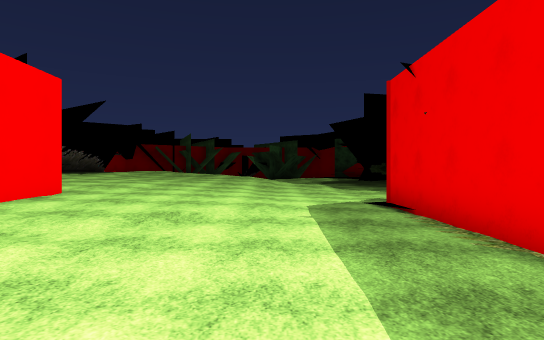
[1] (above)

16 first-person views from a walk through a scene from a Unity 3-D project. The camera is 1.5 m above the floor, looks level and sees 75° across. The floor is counted in squares, 2 m on a side. Each view is taken from the middle of a square. On the plan, view 1 faces up. The plan holds only what a view shows up to about 11 squares ahead; the rest is blank. The place goes on beyond the plan. The player is left out. Some surface patterns are stand-ins.

[2]
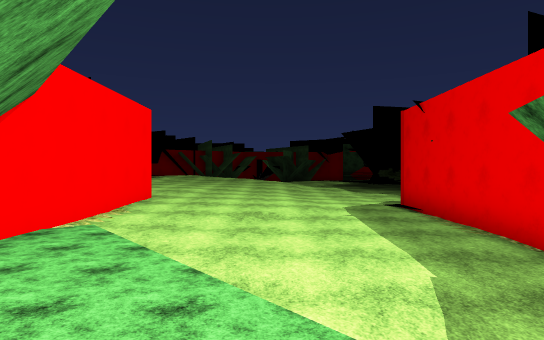

[3]
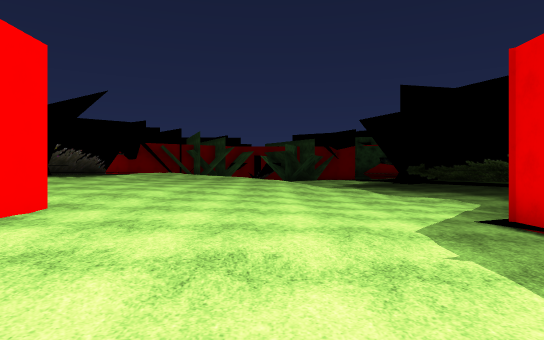

[4]
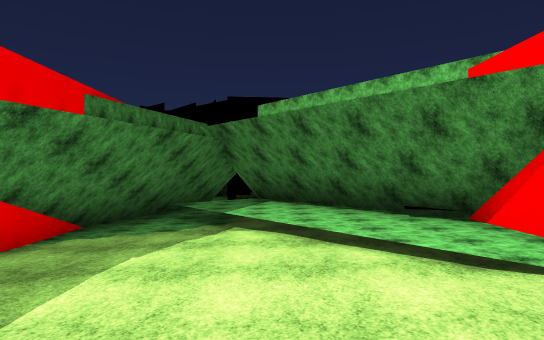

[5]
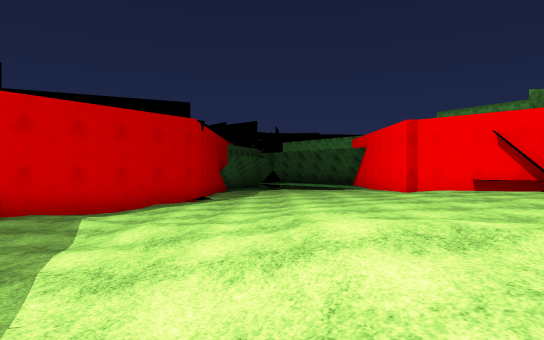

[6]
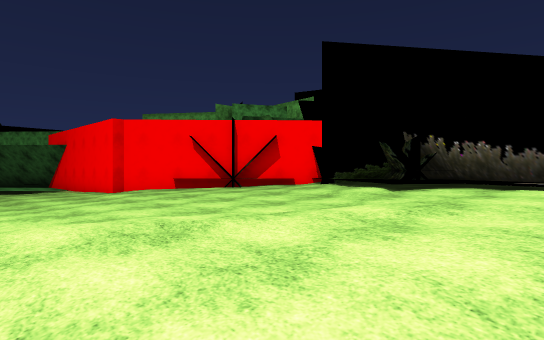

[7]
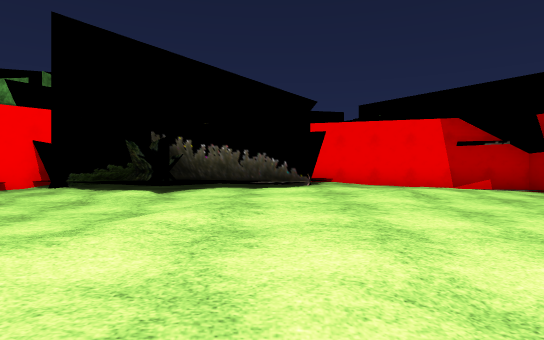

[8]
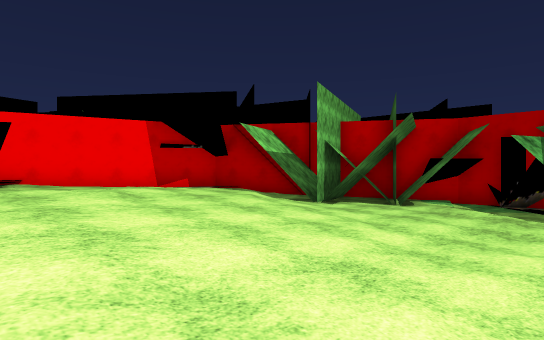

[9]
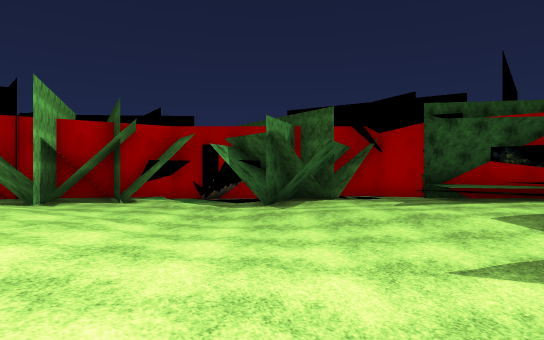

[10]
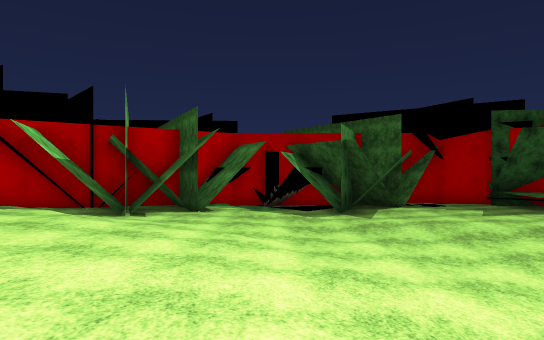

[11]
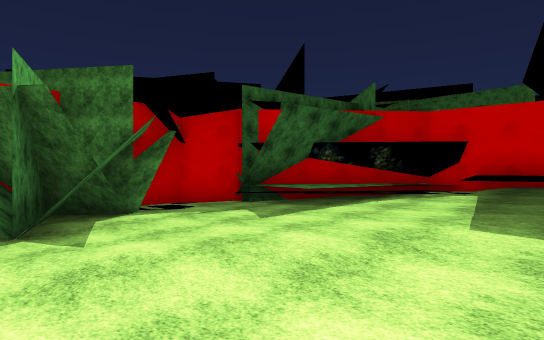

[12]
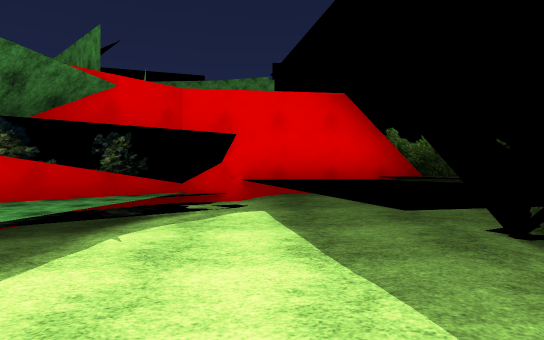

[13]
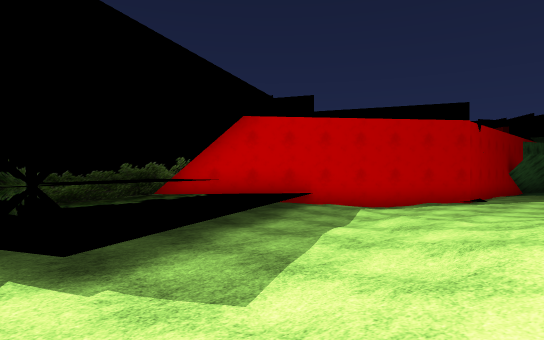

[14]
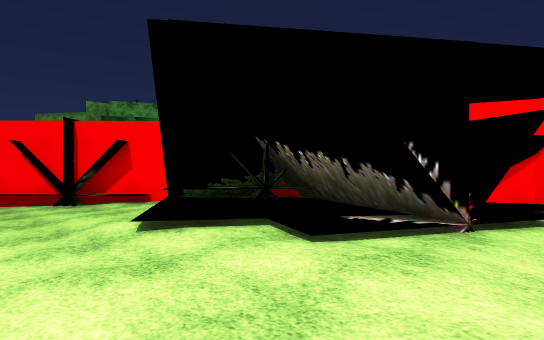

[15]
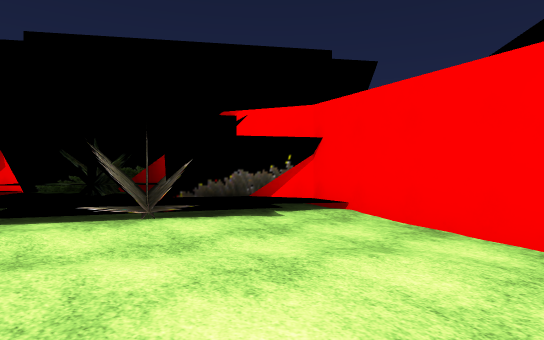

[16]
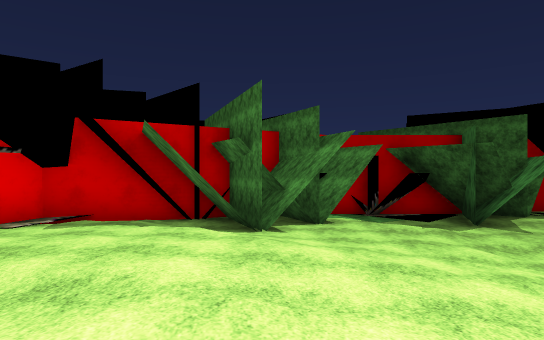

### Floor plan
Key: @ floor where view 1 was taken; # wall or solid block; . main floor; : floor 0.25 m higher than the main floor; - floor 0.25 m lower than the main floor; + floor 0.5 m higher than the main floor; * floor 0.75 m higher than the main floor; % floor 1 m higher than the main floor; & floor 1.25 m higher than the main floor; $ floor 2 m higher than the main floor; / step, stairs or slope; O other object.
Columns run from 11 left of view 1 to 11 right of it. Each row starts with its distance up from view 1.
 28         OO O OO
 27       O###O#####
 26  OO  O#O OOOOO..O  OO
 25  OOO###OO-OOO...O# O
 24  O##OO$O./-O.../ O#O
 23 O##//OO:./....:/:%OO
 22  #**///::/-/:::::+++OOO
 21  #**//////-.//::+   OO
 20 #**%%/////...//O    O
 19 #**%%///////../ O   O
 18 #%%%%%//////../ O  OO
 17 #//O/&%%////./+  O
 16 #OOO&%%%**//..+  OO
 15 O OO////%///../+ OO
 14 O#O&///**/*//./+ OO
 13  #O //***+///../++#
 12  OOO/***+++///./++#
 11   OO***++++///../#
 10  OO#/**+++:../--##
  9     OO++/::...-##
  8    O O++/::...##
  7    O  #+:::...#
  6    O  ##:::...#
  5        #:::/..#
  4        #:/....#
  3        #.....-#
  2        #/..---#
  1        O:/.--##
  0        #O:/@-O
 -1        OO::/-O
 -2         OO::OO
 -3          OO:OO
 -4           OOO
 -5            OO

Where each view was taken, in squares from view 1:
view 1: 0 up, 0 right, facing up
view 2: 2 down, 1 left, facing up
view 3: 2 up, 1 left, facing up
view 4: 5 up, 1 left, facing down
view 5: 17 up, 0 right, facing down
view 6: 17 up, 0 right, facing down-left
view 7: 16 up, 0 right, facing left
view 8: 16 up, 0 right, facing up-left
view 9: 15 up, 0 right, facing up
view 10: 15 up, 2 left, facing up
view 11: 19 up, 1 left, facing up-right
view 12: 21 up, 2 right, facing right
view 13: 18 up, 1 left, facing down-right
view 14: 18 up, 4 left, facing down-left
view 15: 21 up, 6 left, facing down-left
view 16: 16 up, 5 left, facing up
